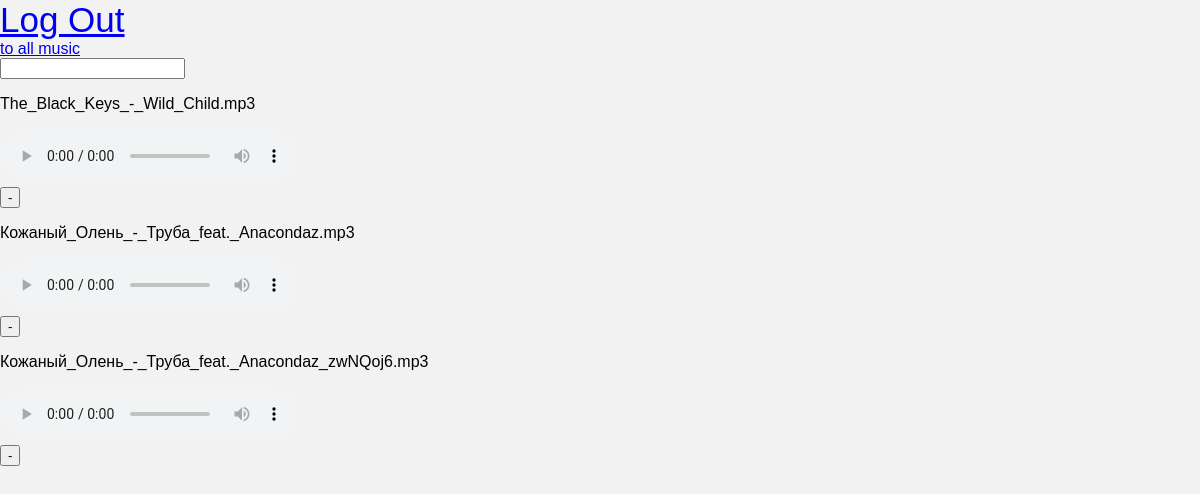
The app's page /music/dessera/ (signed in), older data.
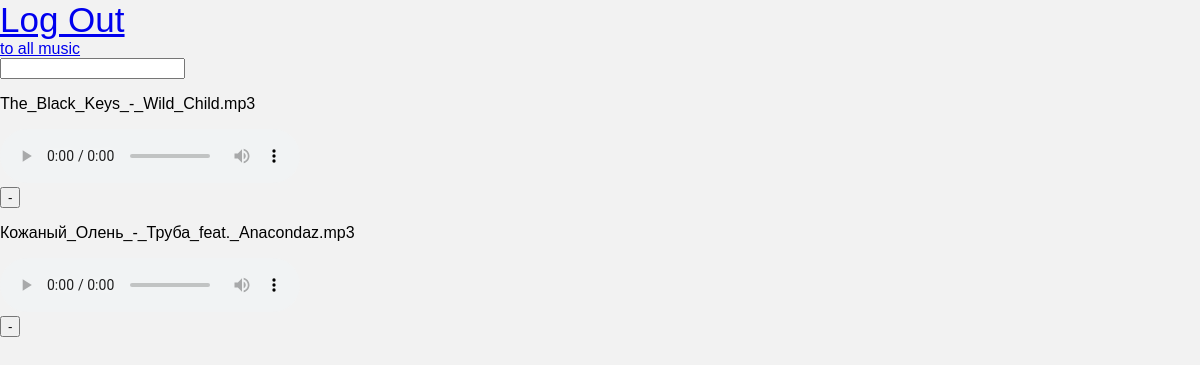
The same page, newer data.
### MusicPlayer/models.py (models this page shows, shortened)
class Song(models.Model):
    artist= models.CharField(max_length=200)
    image= models.ImageField(default=settings.STATIC_ROOT
                             + 'imgs/user_default_img.avif')
    audio_file = models.FileField()
    genres = models.CharField(max_length=200, null=True, blank=True)
    listeners = models.ManyToManyField(User, blank=True)
    title= models.CharField(default='default name', max_length=200, blank=True)

### MusicPlayer/views.py (the view, shortened to what this page needs)
# urls.py: path('music/<str:username>/', views.personal_music_view, name='personal_music'),
@login_required
def personal_music_view(request: HttpRequest, username: str):
    if request.method == 'GET':
        if request.user.username == username:
            songs = Song.objects.filter(listeners__id=request.user.id)
            songs = __get_filtered_songs(request, 'q', songs)
            paginator= Paginator(songs, 10)
            page_number = request.GET.get('page')
            page_obj = paginator.get_page(page_number)
            context={"page_obj": page_obj, 'username': username}
            return render(request,"MusicPlayer/personal_music_list.html",context)
        else:
            return HttpResponse("You cannot access this page")

### MusicPlayer/views.py (called while the page is built)
def __get_filtered_songs(request: HttpRequest,
                         search_arg: str,
                         given_songs: QuerySet=None) -> Union[QuerySet, None]:
    q = request.GET.get(search_arg, '')
    if given_songs is None:
        songs = Song.objects.all()
    else:
        songs = given_songs
    if q:
        songs = songs.filter(title__startswith=q)
    return songs

### MusicPlayer/templates/MusicPlayer/personal_music_list.html (shortened to what this page needs)
{% extends 'MusicPlayer/music_list_base.html' %}
{% block content %}
<div class="music-list">
    {% for song in page_obj %}
        {% include 'components/song_component.html' %}
    {% endfor %}
</div>
{% endblock content %}

### MusicPlayer/templates/MusicPlayer/music_list_base.html (shortened to what this page needs)
{% extends 'base.html' %}

### templates/base.html (shortened to what this page needs)
{% load static %}
<!DOCTYPE html>
<html lang="en">
 <head>
  <link href="https://netdna.bootstrapcdn.com/font-awesome/4.0.3/css/font-awesome.css" rel="stylesheet"/>
  <link href="https://cdnjs.cloudflare.com/ajax/libs/mediaelement/4.2.7/mediaelementplayer.min.css" rel="stylesheet"/>
  <link href="{% static './style.css' %}" rel="stylesheet"/>
 </head>
 <body>
    {% include 'navbar.html' %}
    {% block content %}
    {% endblock %}
 </body>
</html>

### templates/navbar.html
<div class="navbar">
    {% if request.user.is_authenticated %}
        <div class="logout">
            <a href="{% url 'App:logout' %}">Log Out</a>
        </div>
        {% if request.path == '/music/' %}
        <div>
            <a href="{% url 'App:personal_music' username=request.user.username %}">to your music</a>
        </div>
        {% elif request.path == '/music/'|add:request.user.username|add:'/' %}
        <div>
            <a href="{% url 'App:index' %}">to all music</a>
        </div>
        {% endif %}
    {% else %}
        <div class="login">
            <a href="{% url 'App:login' %}">Log In</a>
        </div>
    {% endif %}
        <div class="search">
            <form action="" method="GET">
                <input type="text" name="q" id="">
            </form>
        </div>
</div>

### MusicPlayer/templates/components/song_component.html (shortened to what this page needs)
<div class="song-{{song.id}}">
    <p>{{song.audio_file.name}}</p>
    <audio controls>
    <source src="http://127.0.0.1:8000{{song.audio_file.url}}" type="audio/mpeg">
    </audio>
    {% if request.user not in song.listeners.all %}
    <form action="{{request.path}}" method="POST">
        {% csrf_token %}
        <input type='submit' name='example' value="+"/>
        <input type="hidden" name="song_id" value="{{song.id}}">
        <input type="hidden" name="change_song_status" value="add">
    </form>
    {% else %}
    <form action="{{request.path}}" method="POST">
        <input type='submit' name='example' value="-"/>
    </form>
    {% endif %}
</div>

### MusicPlayer/static/style.css (style rules this page uses)
html { background: #f2f2f2; }
body { margin: 0; font-family: "Raleway",sans-serif; }
.login, .logout { font-size: 35px; }

Row changes from the older to the newer data that the page shows:
removed Song: audio_file.name "Кожаный_Олень_-_Труба_feat._Anacondaz_zwNQoj6.mp3"
